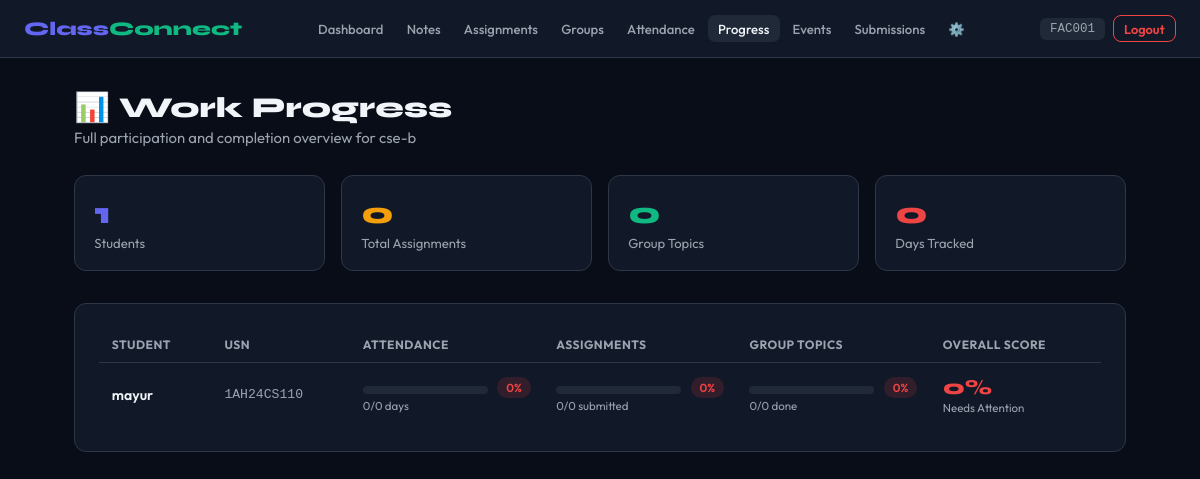
Screenshot of /teacher/progress (signed in) with the database file from the repository.
### tables this page shows
CREATE TABLE classes (
    id INTEGER PRIMARY KEY AUTOINCREMENT,
    name TEXT NOT NULL,
    teacher_id INTEGER NOT NULL,
    class_code TEXT UNIQUE NOT NULL,
    subject TEXT,
    created_at TIMESTAMP DEFAULT CURRENT_TIMESTAMP,
    FOREIGN KEY (teacher_id) REFERENCES users(id)
);

CREATE TABLE users (
    id INTEGER PRIMARY KEY AUTOINCREMENT,
    name TEXT NOT NULL,
    usn TEXT UNIQUE,               -- University Serial Number (students)
    staff_id TEXT UNIQUE,          -- Staff ID (teachers)
    email TEXT UNIQUE NOT NULL,    -- For Gmail notifications
    password TEXT NOT NULL,
    role TEXT CHECK(role IN ('teacher','student')) NOT NULL,
    created_at TIMESTAMP DEFAULT CURRENT_TIMESTAMP
);

### app.py (the view)
@app.route('/teacher/progress')
@teacher_required
def teacher_progress():
    conn = get_db(); cls = get_teacher_class(conn)
    cid = cls['id']
    total_assignments = conn.execute('SELECT COUNT(*) as c FROM assignments WHERE class_id=?',(cid,)).fetchone()['c']
    total_topics      = conn.execute('SELECT COUNT(*) as c FROM topics t JOIN groups g ON t.group_id=g.id WHERE g.class_id=?',(cid,)).fetchone()['c']
    total_days        = conn.execute('SELECT COUNT(DISTINCT date) as c FROM attendance WHERE class_id=?',(cid,)).fetchone()['c']
    students = conn.execute(
        'SELECT u.id,u.name,u.usn FROM users u JOIN enrollments e ON u.id=e.student_id WHERE e.class_id=? ORDER BY u.name',
        (cid,)).fetchall()
    progress = []
    for s in students:
        subs_a = conn.execute('SELECT COUNT(*) as c FROM submissions WHERE student_id=? AND assignment_id IN (SELECT id FROM assignments WHERE class_id=?)',(s['id'],cid)).fetchone()['c']
        subs_t = conn.execute('SELECT COUNT(*) as c FROM submissions WHERE student_id=? AND topic_id IN (SELECT t.id FROM topics t JOIN groups g ON t.group_id=g.id WHERE g.class_id=?)',(s['id'],cid)).fetchone()['c']
        pres   = conn.execute("SELECT COUNT(*) as c FROM attendance WHERE student_id=? AND class_id=? AND status='present'",(s['id'],cid)).fetchone()['c']
        att_pct = round((pres/total_days)*100) if total_days>0 else 0
        a_pct   = round((subs_a/total_assignments)*100) if total_assignments>0 else 0
        t_pct   = round((subs_t/total_topics)*100) if total_topics>0 else 0
        overall = round((att_pct + a_pct + t_pct)/3)
        progress.append({'name':s['name'],'usn':s['usn'],'att':pres,'att_pct':att_pct,
                         'subs_a':subs_a,'a_pct':a_pct,'subs_t':subs_t,'t_pct':t_pct,'overall':overall})
    conn.close()
    return render_template('teacher/progress.html', cls=cls, progress=progress,
        total_assignments=total_assignments, total_topics=total_topics, total_days=total_days)

### app.py (called while the page is built)
def get_db():
    c = sqlite3.connect(DATABASE)
    c.row_factory = sqlite3.Row
    return c

def teacher_required(f):
    from functools import wraps
    @wraps(f)
    def decorated(*args, **kwargs):
        if session.get('role') != 'teacher': return redirect(url_for('login'))
        return f(*args, **kwargs)
    return decorated

def get_teacher_class(conn):
    return conn.execute('SELECT * FROM classes WHERE teacher_id=?', (session['user_id'],)).fetchone()

### templates/teacher/progress.html (shortened to what this page needs)
{% extends "base.html" %}
{% block content %}
<h1 class="page-title">📊 Work Progress</h1>
<p class="page-sub">Full participation and completion overview for {{ cls.name }}</p>
<div class="stats" style="margin-bottom:2rem">
  <div class="stat purple"><div class="stat-num">{{ progress|length }}</div><div class="stat-label">Students</div></div>
  <div class="stat amber"><div class="stat-num">{{ total_assignments }}</div><div class="stat-label">Total Assignments</div></div>
  <div class="stat green"><div class="stat-num">{{ total_topics }}</div><div class="stat-label">Group Topics</div></div>
  <div class="stat red"><div class="stat-num">{{ total_days }}</div><div class="stat-label">Days Tracked</div></div>
</div>
{% if progress %}
<div class="card">
  <table>
    <thead>
      <tr>
        <th>Student</th>
        <th>USN</th>
        <th>Attendance</th>
        <th>Assignments</th>
        <th>Group Topics</th>
        <th>Overall Score</th>
      </tr>
    </thead>
    <tbody>
      {% for p in progress %}
      <tr>
        <td style="font-weight:600">{{ p.name }}</td>
        <td style="font-family:monospace;font-size:.82rem;color:var(--muted)">{{ p.usn or '—' }}</td>
        <td>
          <div style="display:flex;align-items:center;gap:.6rem;min-width:120px">
            <div style="flex:1">
              <div class="prog-bar"><div class="prog-fill {% if p.att_pct >= 75 %}green{% elif p.att_pct >= 50 %}amber{% else %}red{% endif %}" style="width:{{ p.att_pct }}%"></div></div>
            </div>
            <span class="badge {% if p.att_pct >= 75 %}badge-green{% elif p.att_pct >= 50 %}badge-amber{% else %}badge-red{% endif %}">{{ p.att_pct }}%</span>
          </div>
          <div style="font-size:.72rem;color:var(--muted)">{{ p.att }}/{{ total_days }} days</div>
        </td>
        <td>
          <div style="display:flex;align-items:center;gap:.6rem;min-width:120px">
            <div style="flex:1">
              <div class="prog-bar"><div class="prog-fill {% if p.a_pct >= 75 %}green{% elif p.a_pct >= 50 %}amber{% else %}red{% endif %}" style="width:{{ p.a_pct }}%"></div></div>
            </div>
            <span class="badge {% if p.a_pct >= 75 %}badge-green{% elif p.a_pct >= 50 %}badge-amber{% else %}badge-red{% endif %}">{{ p.a_pct }}%</span>
          </div>
          <div style="font-size:.72rem;color:var(--muted)">{{ p.subs_a }}/{{ total_assignments }} submitted</div>
        </td>
        <td>
          <div style="display:flex;align-items:center;gap:.6rem;min-width:120px">
            <div style="flex:1">
              <div class="prog-bar"><div class="prog-fill {% if p.t_pct >= 75 %}green{% elif p.t_pct >= 50 %}amber{% else %}red{% endif %}" style="width:{{ p.t_pct }}%"></div></div>
            </div>
            <span class="badge {% if p.t_pct >= 75 %}badge-green{% elif p.t_pct >= 50 %}badge-amber{% else %}badge-red{% endif %}">{{ p.t_pct }}%</span>
          </div>
          <div style="font-size:.72rem;color:var(--muted)">{{ p.subs_t }}/{{ total_topics }} done</div>
        </td>
        <td>
          <div style="font-family:'Syne',sans-serif;font-size:1.3rem;font-weight:800;
            color:{% if p.overall >= 75 %}var(--green){% elif p.overall >= 50 %}var(--amber){% else %}var(--red){% endif %}">
            {{ p.overall }}%
          </div>
          <div style="font-size:.72rem;color:var(--muted)">
            {% if p.overall >= 75 %}Good{% elif p.overall >= 50 %}Average{% else %}Needs Attention{% endif %}
          </div>
        </td>
      </tr>
      {% endfor %}
    </tbody>
  </table>
</div>
{% else %}
<div class="card empty"><div class="empty-icon">📊</div><p>No students enrolled yet.</p></div>
{% endif %}
{% endblock %}

### templates/base.html (style rules this page uses)
*,*::before,*::after { box-sizing:border-box;margin:0;padding:0 }
:root { --bg:#080d17;--surface:#111827;--surface2:#1f2937;--border:#2d3748; --primary:#6366f1;--primary-h:#4f46e5;--green:#10b981;--amber:#f59e0b; --red:#ef4444;--text:#f1f5f9;--muted:#9ca3af;--radius:12px }
body { font-family:'Outfit',sans-serif;background:var(--bg);color:var(--text);min-height:100vh }
h1,h2,h3,h4 { font-family:'Syne',sans-serif }
.page-title { font-size:1.8rem;font-weight:800;margin-bottom:.2rem }
.page-sub { color:var(--muted);margin-bottom:1.75rem;font-size:.93rem }
.card { background:var(--surface);border:1px solid var(--border);border-radius:var(--radius);padding:1.5rem }
.stats { display:grid;grid-template-columns:repeat(auto-fit,minmax(140px,1fr));gap:1rem;margin-bottom:2rem }
.stat { background:var(--surface);border:1px solid var(--border);border-radius:var(--radius);padding:1.2rem }
.stat-num { font-family:'Syne',sans-serif;font-size:1.9rem;font-weight:800 }
.stat-label { color:var(--muted);font-size:.82rem;margin-top:.2rem }
.stat.green .stat-num { color:var(--green) }
.stat.purple .stat-num { color:var(--primary) }
.stat.amber .stat-num { color:var(--amber) }
.stat.red .stat-num { color:var(--red) }
table { width:100%;border-collapse:collapse;font-size:.88rem }
th { text-align:left;color:var(--muted);font-size:.75rem;text-transform:uppercase;letter-spacing:.5px; padding:.6rem .8rem;border-bottom:1px solid var(--border) }
td { padding:.75rem .8rem;border-bottom:1px solid var(--border) }
tr:last-child td { border-bottom:none }
.badge { display:inline-block;padding:.18rem .55rem;border-radius:20px;font-size:.73rem;font-weight:600 }
.badge-red { background:rgba(239,68,68,.15);color:var(--red) }
.prog-bar { background:var(--surface2);border-radius:20px;height:8px;overflow:hidden;margin-top:.3rem }

### rows the page displays
classes: name "cse-b"
users: name "mayur", usn "1AH24CS110", att_pct "0", att "0", total_days "0", a_pct "0", subs_a "0", total_assignments "0", t_pct "0", subs_t "0", total_topics "0", overall "0"

### other values shown
{{ session.usn or session.staff_id or session.name }} "FAC001"
{{ progress|length }} "1"
{{ total_assignments }} "0"
{{ total_topics }} "0"
{{ total_days }} "0"
